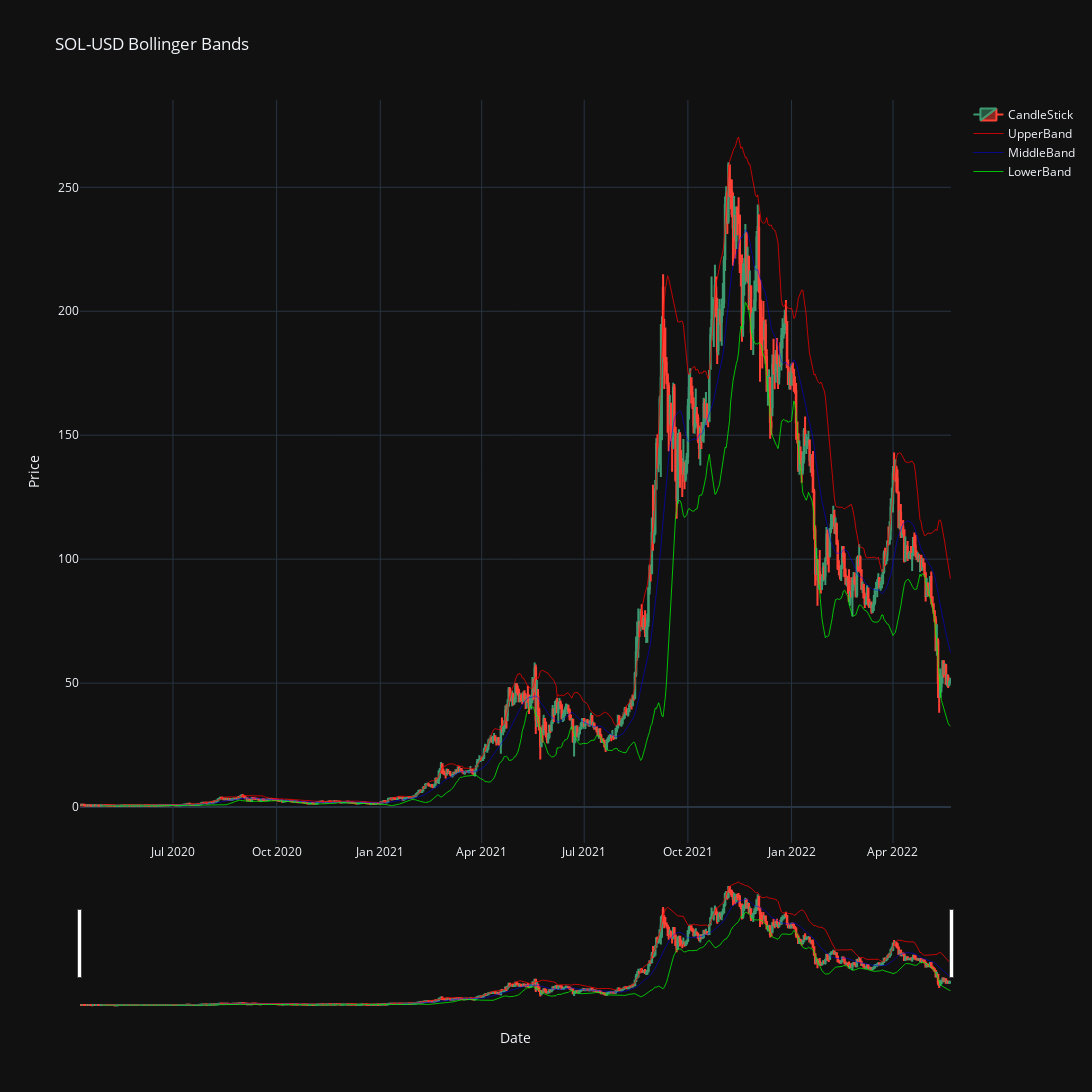

Write notebook code for a chart like this one.
### Code cell
bollings_test = "SOL-USD"
    test = get_stock_df_from_csv(bollings_test)
    plot_with_boll_bands(test, bollings_test)

### Figure 1 — Plotly figure (JSON) as saved in the notebook; plotly's stock layout.template omitted (floating-point values rounded to 4 significant figures; data arrays with more than 128 entries replaced by an {"elided": "..."} marker saying what was removed)
{"data": [{"close": {"elided": "773 float values"}, "high": {"elided": "773 float values"}, "low": {"elided": "773 float values"}, "name": "CandleStick", "open": {"elided": "773 float values"}, "x": {"elided": "773 str values"}, "type": "candlestick"}, {"line": {"color": "rgba(250, 0, 0, 0.75)", "width": 1}, "name": "UpperBand", "x": {"elided": "773 str values"}, "y": {"elided": "773 float values"}, "type": "scatter"}, {"line": {"color": "rgba(0, 0, 250, 0.75)", "width": 0.7}, "name": "MiddleBand", "x": {"elided": "773 str values"}, "y": {"elided": "773 float values"}, "type": "scatter"}, {"line": {"color": "rgba(0, 250, 0, 0.75)", "width": 1}, "name": "LowerBand", "x": {"elided": "773 str values"}, "y": {"elided": "773 float values"}, "type": "scatter"}], "layout": {"xaxis": {"rangeslider": {"visible": true}, "title": {"text": "Date"}}, "yaxis": {"title": {"text": "Price"}}, "title": {"text": "SOL-USD Bollinger Bands"}, "height": 1200, "width": 1800, "showlegend": true}}
